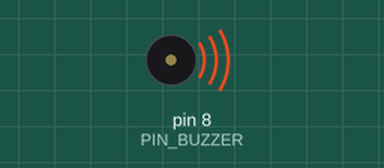
Recording of a sketch running on a simulated Arduino Uno, built with avr-gcc and run on an emulated ATmega328P. On the bench: buzzer (waves = sounding).

Above: at 1.0 s.
At 5.5 s:
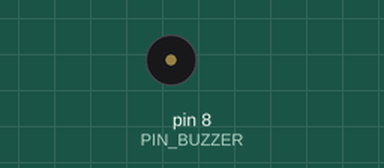
Timing chart, 0 to 6.9 s (numbered marks = the images above):
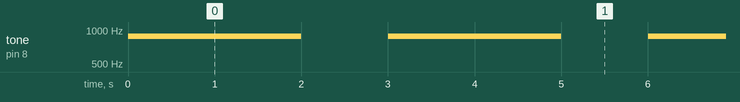

Measured:
- by itself, tone on pin 8 (PIN_BUZZER): alternates 880 Hz for 2.0 s and silent for 1.0 s

The sketch:

buzzer.ino
```cpp
/**
 * @ex
 * @brief - ligar Buzzer
 * @date - 06/12
 * @author - Afonso & Natanael
 * @state - OK
 */

/** @Buzzer
* + -> Pin 8 (Arduino) + R. 10 kOhm
* - -> GND (Arduino)
*/

const int PIN_BUZZER = 8;
const int FREQ_BUZZER = 880;

void setup() {
  pinMode(PIN_BUZZER, OUTPUT);
}

void loop() {
  // tone(terminal, frequência, duração)
  tone(PIN_BUZZER, FREQ_BUZZER, 2000);
  delay(2000);

  noTone(PIN_BUZZER);
  delay(1000);
}
```
